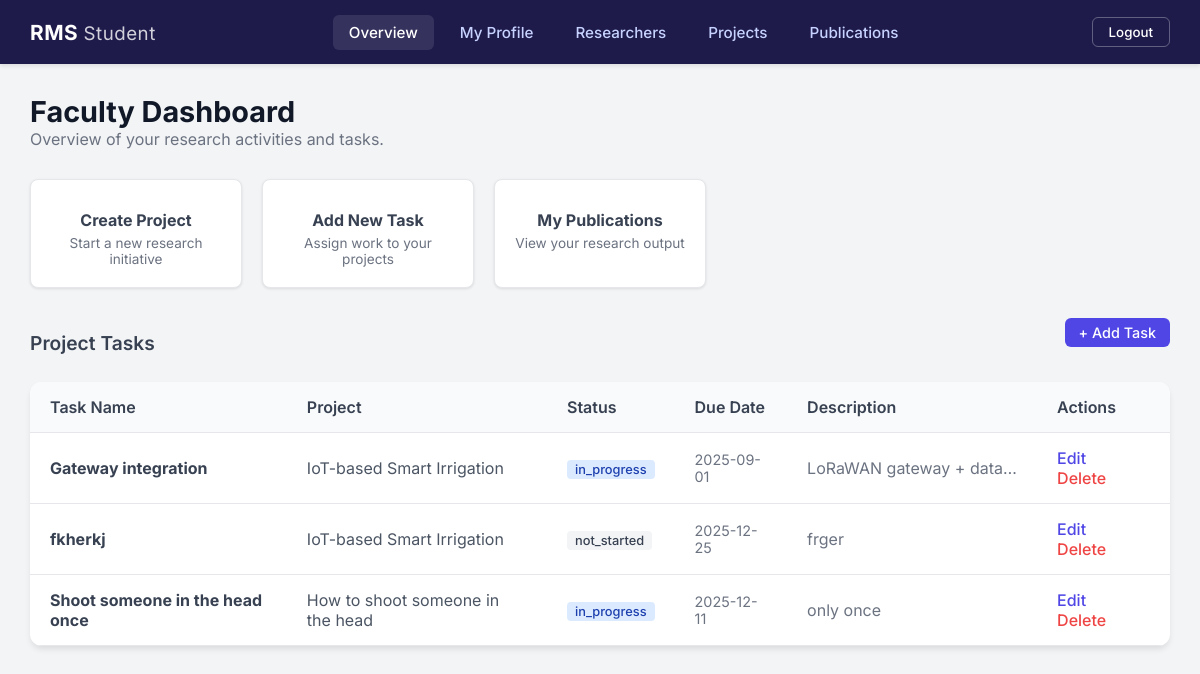
Page /public/dashboard_faculty.php (signed in) on the committed database.
### tables this page shows
CREATE TABLE `project_task` (
  `task_id` varchar(36) NOT NULL,
  `project_id` varchar(36) NOT NULL,
  `task_name` varchar(255) NOT NULL,
  `task_description` text DEFAULT NULL,
  `task_status` enum('not_started','in_progress','completed') NOT NULL,
  `due_date` date NOT NULL
);

CREATE TABLE `project` (
  `project_id` varchar(36) NOT NULL,
  `project_title` varchar(255) NOT NULL,
  `project_lead` varchar(36) DEFAULT NULL,
  `status` enum('ongoing','completed','published') NOT NULL,
  `start_date` date NOT NULL,
  `end_date` date DEFAULT NULL
);

### public/dashboard_faculty.php (the view, shortened to what this page needs)
<?php
require_once __DIR__ . '/../config/db_connect.php';
$uid = $_SESSION['uid'];
?>
<!DOCTYPE html>
<html lang="en">
<head>
    <link rel="stylesheet" href="css/style.css?v=<?php echo time(); ?>">
</head>
<body>
    <div class="dashboard-container">
        <?php include __DIR__ . '/includes/topbar.php'; ?>
        <main class="main-content">
            <div class="page-header">
                <h1>Faculty Dashboard</h1>
                <p>Overview of your research activities and tasks.</p>
            </div>
            <div class="action-grid" style="margin-bottom: 30px;">
                <a href="/research_management/modules/projects/add.php" class="action-card">
                    <h4>Create Project</h4>
                    <p style="font-size: 0.85rem; color: #6b7280; margin-top: 5px;">Start a new research initiative</p>
                </a>
                <a href="/research_management/modules/tasks/add.php" class="action-card">
                    <h4>Add New Task</h4>
                    <p style="font-size: 0.85rem; color: #6b7280; margin-top: 5px;">Assign work to your projects</p>
                </a>
                <a href="/research_management/modules/publications/list.php" class="action-card">
                    <h4>My Publications</h4>
                    <p style="font-size: 0.85rem; color: #6b7280; margin-top: 5px;">View your research output</p>
                </a>
            </div>
            <div style="display: flex; justify-content: space-between; align-items: center; margin-bottom: 15px;">
                <h2 class="section-title" style="margin-bottom: 0;">Project Tasks</h2>
                <a href="/research_management/modules/tasks/add.php" class="btn-primary"
                    style="font-size: 0.9rem; padding: 6px 14px;">+ Add Task</a>
            </div>
            <div class="table-container">
                <table class="modern-table">
                    <thead>
                        <tr>
                            <th>Task Name</th>
                            <th>Project</th>
                            <th>Status</th>
                            <th>Due Date</th>
                            <th>Description</th>
                            <th>Actions</th>
                        </tr>
                    </thead>
                    <tbody>
                        <?php
                        $tasks_query = "SELECT pt.*, p.project_title
                                        FROM project_task pt
                                        JOIN researcher_project rp ON pt.project_id = rp.project_id
                                        JOIN project p ON pt.project_id = p.project_id
                                        WHERE rp.researcher_id = ?";
                        $stmt_tasks = $conn->prepare($tasks_query);
                        $stmt_tasks->bind_param("s", $uid);
                        $stmt_tasks->execute();
                        $tasks_result = $stmt_tasks->get_result();
                        if ($tasks_result->num_rows > 0):
                            while ($task = $tasks_result->fetch_assoc()): ?>
                                <tr>
                                    <td>
                                        <strong
                                            style="color: #374151;"><?php echo htmlspecialchars($task['task_name']); ?></strong>
                                    </td>
                                    <td><?php echo htmlspecialchars($task['project_title']); ?></td>
                                    <td>
                                        <span style="
                                            padding: 2px 8px;
                                            border-radius: 4px;
                                            font-size: 0.8rem;
                                            font-weight: 500;
                                            background: <?php
                                            $s = strtolower($task['task_status']);
                                            echo ($s == 'completed') ? '#ecfdf5' : (($s == 'in_progress') ? '#dbeafe' : '#f3f4f6');
                                            ?>;
                                            color: <?php
                                            echo ($s == 'completed') ? '#047857' : (($s == 'in_progress') ? '#1e40af' : '#374151');
                                            ?>;
                                        ">
                                            <?php echo htmlspecialchars($task['task_status']); ?>
                                        </span>
                                    </td>
                                    <td style="color: #6b7280; font-size: 0.9rem;">
                                        <?php echo htmlspecialchars($task['due_date']); ?>
                                    </td>
                                    <td
                                        style="max-width: 250px; white-space: nowrap; overflow: hidden; text-overflow: ellipsis; color: #6b7280;">
                                        <?php echo htmlspecialchars($task['task_description']); ?>
                                    </td>
                                    <td>
                                        <a href="/research_management/modules/tasks/edit.php?id=<?php echo $task['task_id']; ?>"
                                            style="color: #4f46e5; margin-right: 10px; font-weight: 500;">Edit</a>
                                        <a href="/research_management/modules/tasks/delete.php?id=<?php echo $task['task_id']; ?>"
                                            onclick="return confirm('Are you sure?')"
                                            style="color: #ef4444; font-weight: 500;">Delete</a>
                                    </td>
                                </tr>
                            <?php endwhile;
                        endif; ?>
                    </tbody>
                </table>
            </div>
        </main>
    </div>
</body>
</html>

### public/css/style.css (style rules this page uses)
* { margin: 0; padding: 0; box-sizing: border-box; font-family: 'Inter', sans-serif; }
body { background-color: #f3f4f6; min-height: 100vh; }
.dashboard-container { display: flex; flex-direction: column; min-height: 100vh; }
.main-content { flex: 1; padding: 30px; max-width: 1200px; margin: 0 auto; width: 100%; }
.page-header { margin-bottom: 30px; }
.page-header h1 { font-size: 1.8rem; color: #111827; }
.page-header p { color: #6b7280; }
.section-title { font-size: 1.2rem; font-weight: 600; margin-bottom: 20px; color: #374151; }
.action-grid { display: grid; grid-template-columns: repeat(auto-fill, minmax(200px, 1fr)); gap: 20px; }
.action-card { background: white; padding: 20px; border-radius: 8px; text-align: center; box-shadow: 0 1px 3px rgba(0, 0, 0, 0.1); text-decoration: none; color: #374151; transition: transform 0.2s, box-shadow 0.2s; border: 1px solid #e5e7eb; }
.action-card h4 { margin-top: 10px; }
.table-container { background: white; border-radius: 12px; box-shadow: 0 4px 6px -1px rgba(0, 0, 0, 0.1); overflow: hidden; margin-bottom: 30px; }
.modern-table { width: 100%; border-collapse: collapse; text-align: left; }
.modern-table th { background: #f9fafb; padding: 15px 20px; font-weight: 600; color: #374151; border-bottom: 1px solid #e5e7eb; }
.modern-table td { padding: 15px 20px; border-bottom: 1px solid #e5e7eb; color: #4b5563; }
.modern-table td a { color: #4f46e5; text-decoration: none; font-weight: 500; margin-right: 10px; }
.btn-primary { display: inline-block; background: #4f46e5; color: white; padding: 10px 20px; border-radius: 6px; text-decoration: none; font-weight: 500; margin-bottom: 20px; transition: background 0.2s; }

### rows in the picture
project_task: task_name "Gateway integration", project.project_title "IoT-based Smart Irrigation", task_status "in_progress", due_date "2025-09-01", task_description "LoRaWAN gateway + data…"
project_task: task_name "fkherkj", project.project_title "IoT-based Smart Irrigation", task_status "not_started", due_date "2025-12-25", task_description "frger"
project_task: task_name "Shoot someone in the head once", project.project_title "How to shoot someone in the head", task_status "in_progress", due_date "2025-12-11", task_description "only once"

### other values in the picture
$user_type "Student"
